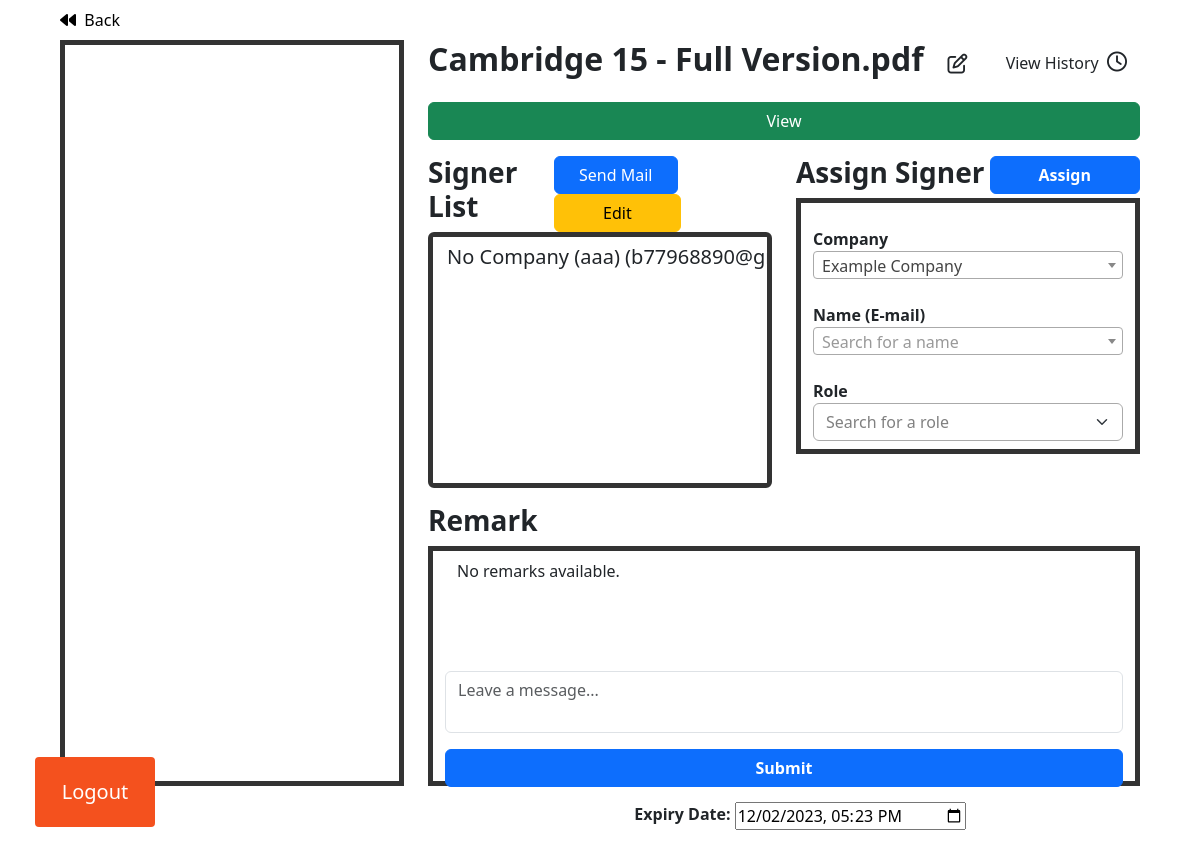
Page /esign/management/01d1f55be3c393f30d96d6c2fd6cd9122f521cb55a7340423df4ffd6e21e4dbc/ (signed in) on the earlier database version.
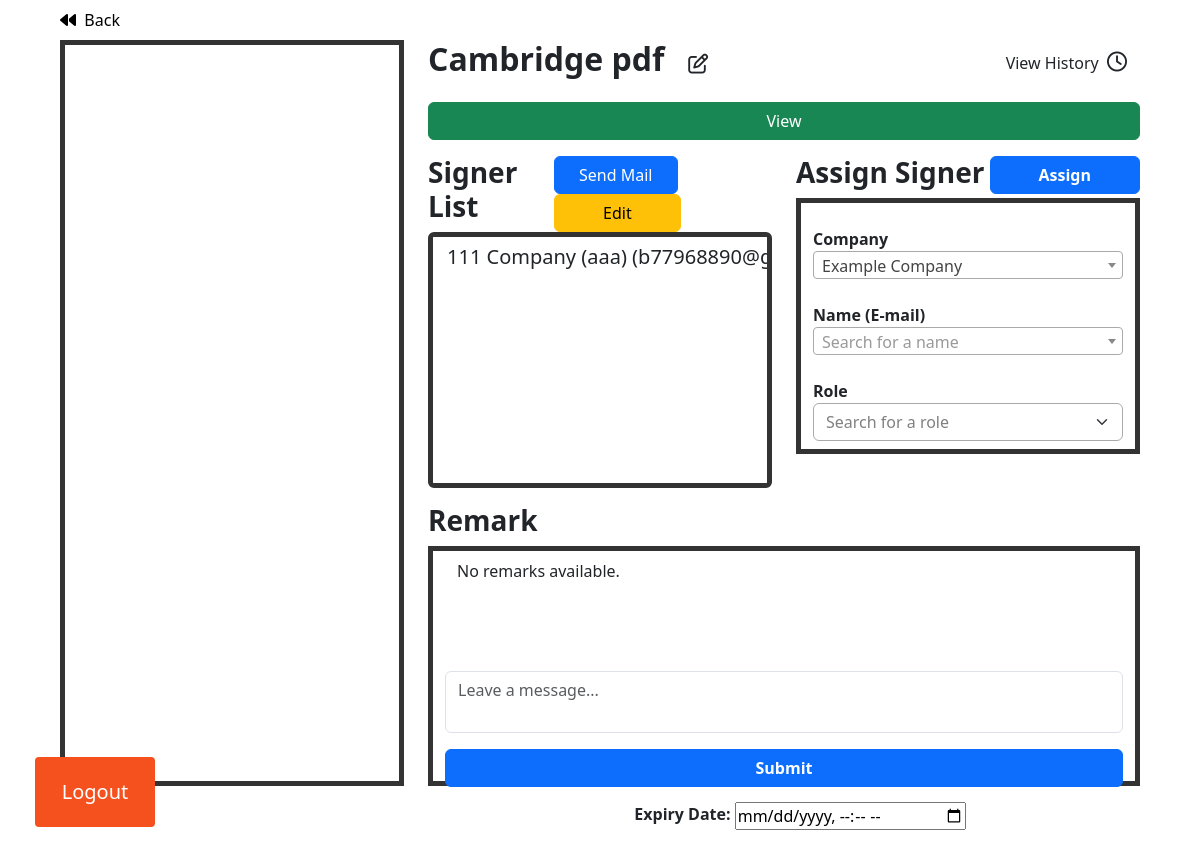
Same page on the later database version.
### esign/models.py (models this page shows, shortened)
class Document(models.Model):
    docID = models.CharField(max_length=6, primary_key=True)
    title = models.CharField(max_length=255)
    pdf_file = models.FileField(
        upload_to='pdfs/',
        validators=[validate_pdf_extension],
        default=default_pdf_path
    )
    created_date = models.DateTimeField(auto_now_add=True)
    due_date = models.DateTimeField()
    email_sent = models.BooleanField(default=False)

### esign/views.py (the view, shortened to what this page needs)
# urls.py: path('management/<str:hashed_url>/', views.management, name='management'),
@login_required(login_url='esign:xlogin')
def management(request, hashed_url):
    user_id = request.session['user_id']
    url = URL.objects.get(url=hashed_url)
    if not url:
        return render(request, '404.html', status=404)
    if url.userID_id != user_id:
        return render(request, '403.html', status=403)
    document = Document.objects.get(pk=url.docID_id)
    docID = document.docID
    docCreate = document.created_date.strftime('%Y-%m-%dT%H:%M')
    docDue = document.due_date.strftime('%Y-%m-%dT%H:%M')
    chkPermission = DocPermission.objects.get(docID_id=url.docID_id, userID_id=user_id)
    permission = DocPermission.objects.filter(docID_id=url.docID_id)
    unique_user_ids = permission.values_list('userID_id', flat=True).distinct()
    users = CustomUser.objects.filter(userID__in=unique_user_ids)
    company_names = Organization.objects.filter(customuser__in=users).annotate(user_id=F('customuser__userID')).values_list('user_id', 'name').distinct()
    user_company_names = {user_id: company_name for user_id, company_name in company_names}
    role = DocPermission.objects.filter(docID_id=url.docID_id, userID_id__in=unique_user_ids)
    user_data = []
    owners_data = []
    remarks = Remark.objects.filter(docID_id=document)
    remark_data = []
    for user_id in unique_user_ids:
        comps = user_company_names.get(user_id, 'No Company')  # Get the company name or set a default value
        user_details = CustomUser.objects.get(userID=user_id)
        username = user_details.username
        email = user_details.email
        role_for_user = role.filter(userID_id=user_id)
        if role_for_user.filter(type='Owner').exists():
            owners_data.append((user_id, comps, username, email, role_for_user))
        else:
            user_data.append((user_id, comps, username, email, role_for_user))
    mail = document.email_sent
    user_data = []
    for user_id in unique_user_ids:
        comps = user_company_names.get(user_id, 'No Company')  # Get the company name or set a default value
        user_details = CustomUser.objects.get(userID=user_id)
        username = user_details.username
        email = user_details.email
        role_for_user = role.filter(userID_id=user_id)
        user_data.append((user_id, comps, username, email, role_for_user))
    companies = Organization.objects.all()  # Fetch all companies from the database
    return render(request, 'esign/manage.html', {'hashed_url': hashed_url, 'docID': docID, 'docCreate': docCreate, 'docDue': docDue, 'document': document, 'user_data': user_data, 'companies': companies, 'user_id': user_id, 'remark_data': remark_data})

### esign/custom_backend.py (called while the page is built)
    def get_user(self, user_id):
        try:
            return CustomUser.objects.get(pk=user_id)
        except CustomUser.DoesNotExist:
            return None

### esign/templates/esign/manage.html (shortened to what the changed rows need)
<!DOCTYPE html>
<html lang="en">
<head>
<link href="https://cdn.jsdelivr.net/npm/bootstrap@5.3.2/dist/css/bootstrap.min.css" rel="stylesheet">
<link rel="stylesheet" href="https://cdnjs.cloudflare.com/ajax/libs/font-awesome/6.4.2/css/all.min.css" />
<link rel="stylesheet" type="text/css" href="https://cdn.datatables.net/1.13.8/css/dataTables.bootstrap5.min.css">
{% load static %}
<link href="https://cdnjs.cloudflare.com/ajax/libs/select2/4.0.13/css/select2.min.css" rel="stylesheet" />
</head>
<body>
    <div class="container-fluid ">
        <div class="d-flex flex-column max-vh-70 justify-content-center mx-5">
            <div class="row">
                <div class="col-8">
                    <div class="row mb-3">
                        <div class="d-flex bd-highlight">
                            <div class="flex-grow-1 bd-highlight" style="width: 40vw;">
                                <h2>
                                    <span id="editableTitle" style="cursor: pointer;">
                                        <b>{{ document.title }}</b>
                                        <span style="font-size: 20px;">&nbsp; &nbsp;<i class="fa-regular fa-pen-to-square edit-icon"></i></span>
                                    </span>
                                </h2>
                            </div>
                        </div>
                    </div>
                    <div class="row mb-3">
                        <div class="col-6">
                            <div class="d-flex bd-highlight">
                                <div class=" flex-grow-1 bd-highlight"><h3><b>Signer List</b></h3></div>
                                <div class=" bd-highlight">
                                </div>
                            </div>
                            <select class="form-select" id="signerListSelect" multiple aria-label="multiple select example" style="height: 32vh; border: 5px solid #333; font-size:20px; overflow: scroll;">
                                {% for user_id, comps, username, emails, role_for_user in user_data %}
                                <option value="{{ user_id }}">
                                </option>
                            {% endfor %}
                            </select>
                        </div>
                    </div>
                                    {% load static %}
                </div>
            </div>
        </div>
        <div style="height: 5vh;" class="mt-3">
            <div class="row">
                <div class="col-8">
                    <div class="d-flex justify-content-center">
                        <label for="expDate"><b>Expiry Date:&nbsp;</b></label>
                        {% if docDue == "1900-01-01T00:00" %}
                            <input type="datetime-local" id="expDate" name="expDate" value=""  min="{{ docCreate }}">
                        {% else %}
                            <input type="datetime-local" id="expDate" name="expDate" value="{{ docDue }}"  min="{{ docCreate }}">
                        {% endif %}
                    </div>
                </div>
            </div>
        </div>
    </div>
</body>
<script>
    // Load and render the first page of the PDF document
    pdfjsLib.GlobalWorkerOptions.workerSrc = 'https://cdnjs.cloudflare.com/ajax/libs/pdf.js/3.11.174/pdf.worker.min.js';
    const pdfUrl = '{{ document.pdf_file.url }}'; // Replace with the actual URL or path of your PDF document
    const canvas = document.getElementById('pdfCanvas');
    const context = canvas.getContext('2d');
    const parentDiv = canvas.parentElement;
    pdfjsLib.getDocument(pdfUrl).promise.then(function (pdf) {
        pdf.getPage(1).then(function (page) {
            const viewport = page.getViewport({ scale: 1 });
            canvas.height = viewport.height;
            canvas.width = parentDiv.clientWidth;
            const scale = canvas.width / viewport.width;
            const renderContext = {
                canvasContext: context,
                viewport: page.getViewport({ scale: scale }),
            };
            page.render(renderContext);
        });
    }).catch(function (error) {
        console.error('Error loading PDF:', error);
    });
</script>
</html>

Differences in the rows shown:
changed Document: title "Cambridge 15 - Full Version.pdf" → "Cambridge pdf"
Other differences:
form field value: "No Company (aaa) (b77968890@gmail.com) ( Owner )" → "111 Company (aaa) (b77968890@gmail.com) ( Owner )"
form field expDate: "12/02/2023 17:23" → (not shown)
